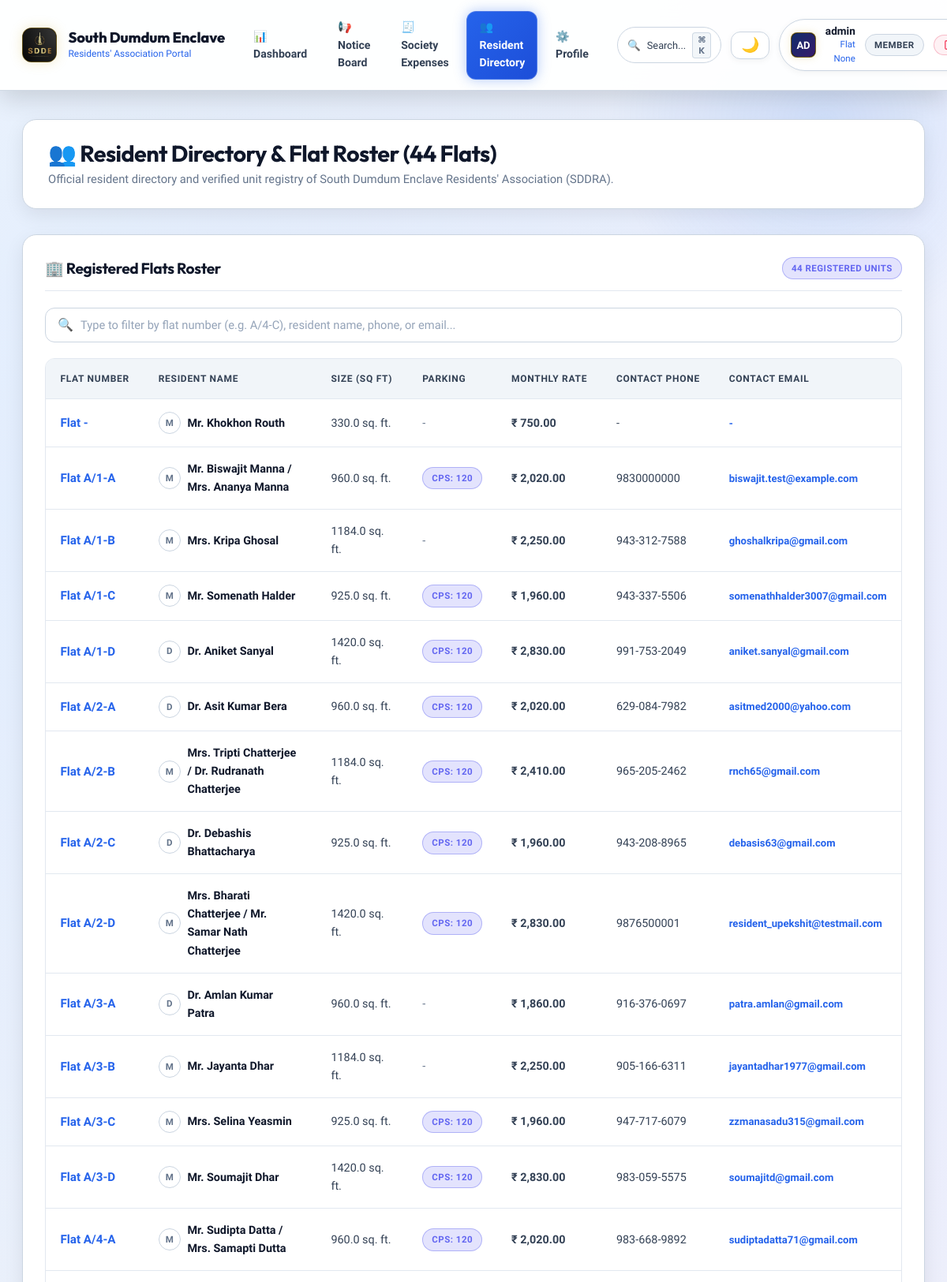
/members (signed in, upper part), run on the app's committed database.
### tables this page shows
CREATE TABLE tbl_membership (
    id INTEGER PRIMARY KEY,
    flat_no TEXT NOT NULL,
    member_name TEXT NOT NULL,
    RvsdFlatSize REAL,
    car_parking_space TEXT,
    cps_owner INTEGER,
    tws_owner INTEGER,
    tws_count INTEGER,
    flat_charges REAL,
    common_expenses REAL,
    cps_charges REAL,
    tws_charges REAL,
    capital_fund REAL,
    monthly_charge REAL,
    password_hash TEXT
, profile_pic TEXT DEFAULT NULL);

### app.py (the view)
@app.route('/admin/members')
@app.route('/members')
@login_required
def admin_members():
    search_q = request.args.get('q', '').strip()
    query = """
        SELECT m.*,
               c.mobile_num_1, c.mobile_num_2, c.email_1, c.email_2,
               COALESCE(r.total_paid, 0) as total_paid,
               COALESCE(r.receipts_count, 0) as receipts_count,
               r.last_payment_date
        FROM tbl_membership m
        LEFT JOIN tbl_mbr_cntct c ON LOWER(TRIM(m.flat_no)) = LOWER(TRIM(c.flat_no))
        LEFT JOIN (
            SELECT LOWER(TRIM(flat_no)) as flat_no,
                   SUM(amount) as total_paid,
                   COUNT(receipt_no) as receipts_count,
                   MAX(payment_date) as last_payment_date
            FROM tbl_receipts
            GROUP BY LOWER(TRIM(flat_no))
        ) r ON LOWER(TRIM(m.flat_no)) = r.flat_no
    """
    params = []
    if search_q:
        query += " WHERE m.flat_no LIKE %s OR m.member_name LIKE %s OR c.mobile_num_1 LIKE %s OR c.email_1 LIKE %s"
        params.extend([f"%{search_q}%", f"%{search_q}%", f"%{search_q}%", f"%{search_q}%"])
    query += " ORDER BY m.flat_no"
    members = query_db(query, params)
    return render_template('admin_members.html', members=members, search_q=search_q)

### app.py (called while the page is built, shortened)
def get_ist_now():
    return datetime.now(IST)

@app.after_request
def set_response_headers(response):
    if request.path.startswith('/static/'):
        response.headers['Cache-Control'] = 'public, max-age=0, must-revalidate'
    return response

@app.teardown_appcontext
def close_request_db(exception=None):
    pass

def login_required(f):
    @wraps(f)
    def decorated_function(*args, **kwargs):
        user = session.get('user')
        return f(*args, **kwargs)
    return decorated_function

### database.py (called while the page is built, shortened)
def get_writable_sqlite_path():
    global _WRITABLE_SQLITE_PATH
    if _WRITABLE_SQLITE_PATH and os.path.exists(_WRITABLE_SQLITE_PATH):
        return _WRITABLE_SQLITE_PATH

def get_sqlite_connection():
    try:
        from flask import g, has_request_context
        if has_request_context():
            if not hasattr(g, 'sqlite_conn') or g.sqlite_conn is None:
                db_path = get_writable_sqlite_path()
                conn = sqlite3.connect(db_path, timeout=30.0, check_same_thread=False)
                conn.row_factory = sqlite3.Row
                conn.create_function('DATE_FORMAT', 2, sqlite_date_format)
                try:
                    conn.execute("PRAGMA busy_timeout = 30000;")
                except Exception:
                    pass
                g.sqlite_conn = conn
            return g.sqlite_conn
    except Exception:
        pass

def determine_engine():
    global _ENGINE_MODE
    if _ENGINE_MODE is not None:
        return _ENGINE_MODE

def get_db():
    engine = determine_engine()
    return get_sqlite_connection() if engine == 'sqlite' else get_mysql_connection()

def query_db(query, params=None, one=False):
    engine = determine_engine()
    if engine == 'sqlite':
        sqlite_query = re.sub(r'%s', '?', query)
        conn = get_db()
        cur = conn.cursor()
        try:
            if params:
                cur.execute(sqlite_query, params)
            else:
                cur.execute(sqlite_query)
            if one:
                row = cur.fetchone()
                return dict(row) if row else None
            return [dict(r) for r in cur.fetchall()]
        finally:
            cur.close()

### templates/admin_members.html (shortened to what this page needs)
{% extends 'base.html' %}
{% block content %}
<div class="page-header">
    <div class="page-header-title">
        <h2>👥 Resident Directory &amp; Flat Roster (44 Flats)</h2>
        <p>
            {% if is_admin %}
            Complete official membership registry of South Dumdum Enclave Residents' Association from <code>tbl_membership</code>. Click any receipt badge to inspect vouchers in-panel.
            {% else %}
            Official resident directory and verified unit registry of South Dumdum Enclave Residents' Association (SDDRA).
            {% endif %}
        </p>
    </div>
</div>
<div class="card">
    <div class="card-header">
        <h3 class="card-title">🏢 Registered Flats Roster</h3>
        <span id="memberCountBadge" class="badge badge-info">{{ members|length }} Registered Units</span>
    </div>
    <div style="margin-bottom: 1.25rem;">
        <form method="GET" action="{{ url_for('admin_members') }}">
            <div class="live-search-box">
                <span class="search-icon">🔍</span>
                <input type="text" id="memberSearch" name="q" value="{{ search_q or '' }}" class="form-control" placeholder="Type to filter by flat number (e.g. A/4-C), resident name, phone, or email..." data-live-search="#membersTable" data-search-counter="#memberCountBadge" data-clear-btn="clearMemberSearch">
            </div>
        </form>
    </div>
    <div class="table-container">
        <table class="custom-table" id="membersTable">
            <thead>
                <tr>
                    <th>Flat Number</th>
                    <th>Resident Name</th>
                    <th>Size (Sq Ft)</th>
                    <th>Parking</th>
                    <th>Monthly Rate</th>
                    <th>Contact Phone</th>
                    <th>Contact Email</th>
                </tr>
            </thead>
            <tbody>
                {% for m in members %}
                <tr>
                    <td>
                        <strong class="text-highlight-blue" style="font-size: 0.95rem;">Flat {{ m.flat_no }}</strong>
                    </td>
                    <td>
                        <div style="display: flex; align-items: center; justify-content: space-between; gap: 0.5rem;">
                            <div style="display: flex; align-items: center; gap: 0.55rem;">
                                {% if m.profile_pic %}
                                <img src="{{ m.profile_pic }}" alt="{{ m.member_name }}" style="width: 28px; height: 28px; border-radius: 50%; object-fit: cover; border: 1.5px solid var(--primary-400); flex-shrink: 0;" loading="lazy">
                                {% else %}
                                <div style="width: 28px; height: 28px; border-radius: 50%; background: rgba(255,255,255,0.08); border: 1px solid var(--surface-border); color: var(--text-muted); display: flex; align-items: center; justify-content: center; font-size: 0.72rem; font-weight: 700; flex-shrink: 0;">
                                    {{ m.member_name[:1] if m.member_name else 'R' }}
                                </div>
                                {% endif %}
                                <strong class="text-main">{{ m.member_name }}</strong>
                            </div>
                        </div>
                    </td>
                    <td class="text-secondary">{{ m.RvsdFlatSize or '-' }} sq. ft.</td>
                    <td>
                        {% if m.cps_owner %}
                        <span class="badge badge-info">CPS: {{ m.car_parking_space }}</span>
                        {% else %}
                        <span class="text-muted">-</span>
                        {% endif %}
                    </td>
                    <td>
                        <strong class="text-secondary">₹ {{ "{:,.2f}".format(m.monthly_charge or 0) }}</strong>
                    </td>
                    <td class="text-secondary">
                        <div style="display: flex; align-items: center; justify-content: space-between; gap: 0.4rem;">
                            <span>{{ m.mobile_num_1 or m.mobile_num_2 or '-' }}</span>
                        </div>
                    </td>
                    <td>
                        <div style="display: flex; align-items: center; justify-content: space-between; gap: 0.4rem;">
                            <span class="text-highlight-blue" style="font-size: 0.82rem;">{{ m.email_1 or m.email_2 or '-' }}</span>
                        </div>
                    </td>
                </tr>
                {% endfor %}
            </tbody>
        </table>
    </div>
</div>
{% endblock %}

### templates/base.html (style rules this page uses)
:root, [data-theme="dark"], html[data-theme="dark"], body[data-theme="dark"] { --font-heading: 'Outfit', -apple-system, BlinkMacSystemFont, 'Segoe UI', Roboto, sans-serif; --font-body: 'Plus Jakarta Sans', -apple-system, BlinkMacSystemFont, 'Segoe UI', Roboto, sans-serif; --primary-50: #eff6ff; --primary-100: #dbeafe; --primary-200: #bfdbfe; --primary-300: #93c5fd; --primary-400: #60a5fa; --primary-500: #3b82f6; --primary-600: #2563eb; --primary-700: #1d4ed8; --primary-800: #1e40af; --primary-900: #1e3a8a; --primary-950: #0f172a; --emerald-500: #10b981; --emerald-600: #059669; --emerald-700: #047857; --amber-500: #f59e0b; --amber-600: #d97706; --amber-700: #b45309; --rose-500: #f43f5e; --rose-600: #e11d48; --rose-700: #be123c; --slate-50: #f8fafc; --slate-100: #f1f5f9; --slate-200: #e2e8f0; --slate-300: #cbd5e1; --slate-400: #94a3b8; --slate-500: #64748b; --slate-600: #475569; --slate-700: #334155; --slate-800: #1e293b; --slate-900: #0f172a; --slate-950: #020617; --radius-sm: 8px; --radius-md: 12px; --radius-lg: 18px; --radius-xl: 26px; --radius-pill: 9999px; --theme-mode: 'dark'; --text-main: #ffffff; --text-secondary: #cbd5e1; --text-muted: #94a3b8; --text-heading: #ffffff; --bg-body: #070b14; --bg-gradient: radial-gradient(circle at 15% 15%, rgba(30, 58, 138, 0.35) 0%, transparent 45%), radial-gradient(circle at 85% 25%, rgba(126, 34, 206, 0.25) 0%, transparent 45%), radial-gradient(circle at 50% 85%, rgba(15, 23, 42, 0.9) 0%, transparent 60%), linear-gradient(180deg, #070b14 0%, #0b1329 50%, #030712 100%); --navbar-bg: rgba(10, 16, 31, 0.88); --navbar-border: rgba(255, 255, 255, 0.1); --surface-card: rgba(15, 23, 42, 0.82); --surface-card-hover: rgba(22, 33, 58, 0.9); --surface-border: rgba(255, 255, 255, 0.1); --surface-border-hover: rgba(59, 130, 246, 0.45); --table-th-bg: rgba(30, 41, 59, 0.88); --table-th-color: #cbd5e1; --table-td-color: #e2e8f0; --table-td-border: rgba(255, 255, 255, 0.06); --form-bg: rgba(15, 23, 42, 0.85); --form-border: rgba(255, 255, 255, 0.15); --form-text: #ffffff; }
:root[data-theme="light"], html[data-theme="light"], body[data-theme="light"], [data-theme="light"] { --theme-mode: 'light'; --text-main: #0f172a; --text-secondary: #334155; --text-muted: #64748b; --text-heading: #0f172a; --bg-body: #f8fafc; --bg-gradient: radial-gradient(circle at 15% 15%, rgba(219, 234, 254, 0.75) 0%, transparent 45%), radial-gradient(circle at 85% 25%, rgba(237, 233, 254, 0.75) 0%, transparent 45%), linear-gradient(180deg, #f8fafc 0%, #edf2f7 50%, #e2e8f0 100%); --navbar-bg: rgba(255, 255, 255, 0.94); --navbar-border: rgba(203, 213, 225, 0.9); --surface-card: #ffffff; --surface-card-hover: #ffffff; --surface-border: #cbd5e1; --surface-border-hover: #2563eb; --table-th-bg: #f1f5f9; --table-th-color: #334155; --table-td-color: #0f172a; --table-td-border: #e2e8f0; --form-bg: #ffffff; --form-border: #cbd5e1; --form-text: #0f172a; }

### data on the page
tbl_membership: flat_no "-", member_name "M", member_name "Mr. Khokhon Routh", RvsdFlatSize "330.0", monthly_charge "750.00", mobile_num_1 "-", email_1 "-"
tbl_membership: flat_no "A/1-A", member_name "M", member_name "Mr. Biswajit Manna / Mrs. Ananya Manna", RvsdFlatSize "960.0", car_parking_space "120", monthly_charge "2,020.00", mobile_num_1 "9830000000", email_1 "biswajit.test@example.com"
tbl_membership: flat_no "A/1-B", member_name "M", member_name "Mrs. Kripa Ghosal", RvsdFlatSize "1184.0", monthly_charge "2,250.00", mobile_num_1 "943-312-7588", email_1 "ghoshalkripa@gmail.com"
tbl_membership: flat_no "A/1-C", member_name "M", member_name "Mr. Somenath Halder", RvsdFlatSize "925.0", car_parking_space "120", monthly_charge "1,960.00", mobile_num_1 "943-337-5506", email_1 "somenathhalder3007@gmail.com"
tbl_membership: flat_no "A/1-D", member_name "D", member_name "Dr. Aniket Sanyal", RvsdFlatSize "1420.0", car_parking_space "120", monthly_charge "2,830.00", mobile_num_1 "991-753-2049", email_1 "aniket.sanyal@gmail.com"
tbl_membership: flat_no "A/2-A", member_name "D", member_name "Dr. Asit Kumar Bera", RvsdFlatSize "960.0", car_parking_space "120", monthly_charge "2,020.00", mobile_num_1 "629-084-7982", email_1 "asitmed2000@yahoo.com"
tbl_membership: flat_no "A/2-B", member_name "M", member_name "Mrs. Tripti Chatterjee / Dr. Rudranath Chatterjee", RvsdFlatSize "1184.0", car_parking_space "120", monthly_charge "2,410.00", mobile_num_1 "965-205-2462", email_1 "rnch65@gmail.com"
tbl_membership: flat_no "A/2-C", member_name "D", member_name "Dr. Debashis Bhattacharya", RvsdFlatSize "925.0", car_parking_space "120", monthly_charge "1,960.00", mobile_num_1 "943-208-8965", email_1 "debasis63@gmail.com"
tbl_membership: flat_no "A/2-D", member_name "M", member_name "Mrs. Bharati Chatterjee / Mr. Samar Nath Chatterjee", RvsdFlatSize "1420.0", car_parking_space "120", monthly_charge "2,830.00", mobile_num_1 "9876500001", email_1 "resident_upekshit@testmail.com"
tbl_membership: flat_no "A/3-A", member_name "D", member_name "Dr. Amlan Kumar Patra", RvsdFlatSize "960.0", monthly_charge "1,860.00", mobile_num_1 "916-376-0697", email_1 "patra.amlan@gmail.com"
tbl_membership: flat_no "A/3-B", member_name "M", member_name "Mr. Jayanta Dhar", RvsdFlatSize "1184.0", monthly_charge "2,250.00", mobile_num_1 "905-166-6311", email_1 "jayantadhar1977@gmail.com"
tbl_membership: flat_no "A/3-C", member_name "M", member_name "Mrs. Selina Yeasmin", RvsdFlatSize "925.0", car_parking_space "120", monthly_charge "1,960.00", mobile_num_1 "947-717-6079", email_1 "zzmanasadu315@gmail.com"
tbl_membership: flat_no "A/3-D", member_name "M", member_name "Mr. Soumajit Dhar", RvsdFlatSize "1420.0", car_parking_space "120", monthly_charge "2,830.00", mobile_num_1 "983-059-5575", email_1 "soumajitd@gmail.com"
tbl_membership: flat_no "A/4-A", member_name "M", member_name "Mr. Sudipta Datta / Mrs. Samapti Dutta", RvsdFlatSize "960.0", car_parking_space "120", monthly_charge "2,020.00", mobile_num_1 "983-668-9892", email_1 "sudiptadatta71@gmail.com"

### other printed values
{{ current_user.name[:2]|upper if current_user.name else '👤' }} "AD"
{{ current_user.name }} "admin"
{{ current_user.flat_no }} "None"
{{ current_user.role }} "MEMBER"
{{ members|length }} "44"
